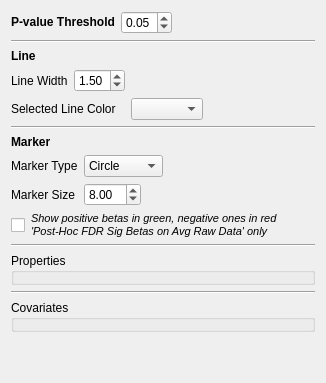
          <widget class="QWidget" name="plottingTab_editionTab">
           <attribute name="title">
            <string>Edition</string>
           </attribute>
           <layout class="QVBoxLayout" name="verticalLayout">
            <item>
             <layout class="QHBoxLayout" name="plottingTab_editionTab_pvalueThreshold_horizontalLayout">
              <item>
               <widget class="QLabel" name="plottingTab_editionTab_pvalueThreshold_label">
                <property name="text">
                 <string>&lt;html&gt;&lt;head/&gt;&lt;body&gt;&lt;p&gt;&lt;span style=&quot; font-weight:600;&quot;&gt;P-value Threshold&lt;/span&gt;&lt;/p&gt;&lt;/body&gt;&lt;/html&gt;</string>
                </property>
               </widget>
              </item>
              <item>
               <widget class="QDoubleSpinBox" name="plottingTab_editionTab_pvalueThreshold_doubleSpinBox">
                <property name="sizePolicy">
                 <sizepolicy hsizetype="Fixed" vsizetype="Fixed">
                  <horstretch>0</horstretch>
                  <verstretch>0</verstretch>
                 </sizepolicy>
                </property>
                <property name="decimals">
                 <number>2</number>
                </property>
                <property name="maximum">
                 <double>1.000000000000000</double>
                </property>
                <property name="singleStep">
                 <double>0.010000000000000</double>
                </property>
                <property name="value">
                 <double>0.050000000000000</double>
                </property>
               </widget>
              </item>
              <item>
               <spacer name="plottingTab_editionTab_pvalueThreshold_horizontalSpacer">
                <property name="orientation">
                 <enum>Qt::Horizontal</enum>
                </property>
                <property name="sizeHint" stdset="0">
                 <size>
                  <width>40</width>
                  <height>20</height>
                 </size>
                </property>
               </spacer>
              </item>
             </layout>
            </item>
            <item>
             <widget class="Line" name="line_3">
              <property name="orientation">
               <enum>Qt::Horizontal</enum>
              </property>
             </widget>
            </item>
            <item>
             <layout class="QGridLayout" name="plottingTab_editionTab_line_gridLayout">
              <item row="1" column="1" colspan="2">
               <widget class="QDoubleSpinBox" name="plottingTab_editionTab_lineWidth_doubleSpinBox">
                <property name="minimum">
                 <double>0.250000000000000</double>
                </property>
                <property name="maximum">
                 <double>5.000000000000000</double>
                </property>
                <property name="singleStep">
                 <double>0.250000000000000</double>
                </property>
                <property name="value">
                 <double>1.500000000000000</double>
                </property>
               </widget>
              </item>
              <item row="2" column="4" rowspan="2">
               <spacer name="plottingTab_editionTab_selectedLineColor_horizontalSpacer">
                <property name="orientation">
                 <enum>Qt::Horizontal</enum>
                </property>
                <property name="sizeHint" stdset="0">
                 <size>
                  <width>40</width>
                  <height>20</height>
                 </size>
                </property>
               </spacer>
              </item>
              <item row="1" column="0">
               <widget class="QLabel" name="plottingTab_editionTab_lineWidth_label">
                <property name="text">
                 <string>Line Width</string>
                </property>
               </widget>
              </item>
              <item row="2" column="0" rowspan="2" colspan="3">
               <widget class="QLabel" name="plottingTab_editionTab_selectedLineColor_label">
                <property name="text">
                 <string>Selected Line Color</string>
                </property>
               </widget>
              </item>
              <item row="2" column="3" rowspan="2">
               <widget class="QComboBox" name="plottingTab_editionTab_selectedLineColor_comboBox"/>
              </item>
              <item row="1" column="3" colspan="2">
               <spacer name="plottingTab_editionTab_lineWidth_horizontalSpacer">
                <property name="orientation">
                 <enum>Qt::Horizontal</enum>
                </property>
                <property name="sizeHint" stdset="0">
                 <size>
                  <width>184</width>
                  <height>20</height>
                 </size>
                </property>
               </spacer>
              </item>
              <item row="0" column="0" colspan="3">
               <widget class="QLabel" name="label_2">
                <property name="text">
                 <string>&lt;html&gt;&lt;head/&gt;&lt;body&gt;&lt;p&gt;&lt;span style=&quot; font-weight:600;&quot;&gt;Line&lt;/span&gt;&lt;/p&gt;&lt;/body&gt;&lt;/html&gt;</string>
                </property>
               </widget>
              </item>
             </layout>
            </item>
            <item>
             <widget class="Line" name="line_4">
              <property name="orientation">
               <enum>Qt::Horizontal</enum>
              </property>
             </widget>
            </item>
            <item>
             <layout class="QGridLayout" name="gridLayout_7">
              <item row="0" column="0" colspan="2">
               <widget class="QLabel" name="label_3">
                <property name="text">
                 <string>&lt;html&gt;&lt;head/&gt;&lt;body&gt;&lt;p&gt;&lt;span style=&quot; font-weight:600;&quot;&gt;Marker&lt;/span&gt;&lt;/p&gt;&lt;/body&gt;&lt;/html&gt;</string>
                </property>
               </widget>
              </item>
              <item row="1" column="0" colspan="2">
               <widget class="QLabel" name="plottingTab_editionTab_markerType_label">
                <property name="sizePolicy">
                 <sizepolicy hsizetype="Fixed" vsizetype="Preferred">
                  <horstretch>0</horstretch>
                  <verstretch>0</verstretch>
                 </sizepolicy>
                </property>
                <property name="text">
                 <string>Marker Type</string>
                </property>
               </widget>
              </item>
              <item row="1" column="2">
               <widget class="QComboBox" name="plottingTab_editionTab_markerType_comboBox">
                <property name="sizePolicy">
                 <sizepolicy hsizetype="Preferred" vsizetype="Fixed">
                  <horstretch>0</horstretch>
                  <verstretch>0</verstretch>
                 </sizepolicy>
                </property>
                <item>
                 <property name="text">
                  <string>Circle</string>
                 </property>
                </item>
                <item>
                 <property name="text">
                  <string>Cross</string>
                 </property>
                </item>
                <item>
                 <property name="text">
                  <string>Diamond</string>
                 </property>
                </item>
                <item>
                 <property name="text">
                  <string>Plus</string>
                 </property>
                </item>
                <item>
                 <property name="text">
                  <string>Square</string>
                 </property>
                </item>
               </widget>
              </item>
              <item row="1" column="3">
               <spacer name="plottingTab_editionTab_marker_horizontalSpacer">
                <property name="orientation">
                 <enum>Qt::Horizontal</enum>
                </property>
                <property name="sizeHint" stdset="0">
                 <size>
                  <width>40</width>
                  <height>20</height>
                 </size>
                </property>
               </spacer>
              </item>
              <item row="2" column="0" colspan="2">
               <widget class="QLabel" name="plottingTab_editionTab_markerSize_label">
                <property name="text">
                 <string>Marker Size</string>
                </property>
               </widget>
              </item>
              <item row="2" column="2">
               <widget class="QDoubleSpinBox" name="plottingTab_editionTab_markerSize_doubleSpinBox">
                <property name="sizePolicy">
                 <sizepolicy hsizetype="Fixed" vsizetype="Fixed">
                  <horstretch>0</horstretch>
                  <verstretch>0</verstretch>
                 </sizepolicy>
                </property>
                <property name="minimum">
                 <double>4.000000000000000</double>
                </property>
                <property name="maximum">
                 <double>20.000000000000000</double>
                </property>
                <property name="value">
                 <double>8.000000000000000</double>
                </property>
               </widget>
              </item>
              <item row="3" column="0">
               <widget class="QCheckBox" name="plottingTab_editionTab_binaryBetas_checkBox">
                <property name="sizePolicy">
                 <sizepolicy hsizetype="Fixed" vsizetype="Preferred">
                  <horstretch>0</horstretch>
                  <verstretch>0</verstretch>
                 </sizepolicy>
                </property>
                <property name="text">
                 <string/>
                </property>
               </widget>
              </item>
              <item row="3" column="1" colspan="3">
               <widget class="QLabel" name="plottingTab_editionTab_binaryBetas_label">
                <property name="sizePolicy">
                 <sizepolicy hsizetype="Preferred" vsizetype="Preferred">
                  <horstretch>0</horstretch>
                  <verstretch>0</verstretch>
                 </sizepolicy>
                </property>
                <property name="minimumSize">
                 <size>
                  <width>0</width>
                  <height>0</height>
                 </size>
                </property>
                <property name="text">
                 <string>&lt;html&gt;&lt;head/&gt;&lt;body&gt;&lt;p&gt;&lt;span style=&quot; font-size:8pt; font-style:italic;&quot;&gt;Show positive betas in green, negative ones in red&lt;br/&gt;'Post-Hoc FDR Sig Betas on Avg Raw Data' only&lt;/span&gt;&lt;/p&gt;&lt;/body&gt;&lt;/html&gt;</string>
                </property>
               </widget>
              </item>
             </layout>
            </item>
            <item>
             <widget class="Line" name="line_5">
              <property name="orientation">
               <enum>Qt::Horizontal</enum>
              </property>
             </widget>
            </item>
            <item>
             <widget class="QGroupBox" name="plottingTab_editionTab_propertiesEdition_groupBox">
              <property name="title">
               <string>Properties</string>
              </property>
              <layout class="QGridLayout" name="gridLayout_PropertiesColors">
               <property name="leftMargin">
                <number>0</number>
               </property>
               <property name="topMargin">
                <number>9</number>
               </property>
               <property name="rightMargin">
                <number>0</number>
               </property>
               <property name="bottomMargin">
                <number>0</number>
               </property>
              </layout>
             </widget>
            </item>
            <item>
             <widget class="Line" name="line_6">
              <property name="orientation">
               <enum>Qt::Horizontal</enum>
              </property>
             </widget>
            </item>
            <item>
             <widget class="QGroupBox" name="plottingTab_editionTab_covariatesEdition_groupBox">
              <property name="title">
               <string>Covariates</string>
              </property>
              <layout class="QGridLayout" name="gridLayout_CovariatesEdition">
               <property name="leftMargin">
                <number>0</number>
               </property>
               <property name="topMargin">
                <number>9</number>
               </property>
               <property name="rightMargin">
                <number>0</number>
               </property>
               <property name="bottomMargin">
                <number>0</number>
               </property>
              </layout>
             </widget>
            </item>
            <item>
             <spacer name="plottingTab_editionTab_verticalSpacer">
              <property name="orientation">
               <enum>Qt::Vertical</enum>
              </property>
              <property name="sizeHint" stdset="0">
               <size>
                <width>20</width>
                <height>40</height>
               </size>
              </property>
             </spacer>
            </item>
           </layout>
          </widget>
